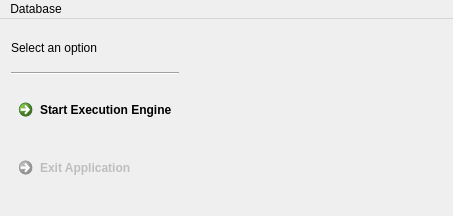
<?xml version="1.0" encoding="UTF-8"?>
<ui version="4.0">
 <class>ExecEngineClass</class>
 <widget class="QMainWindow" name="ExecEngineClass">
  <property name="geometry">
   <rect>
    <x>0</x>
    <y>0</y>
    <width>453</width>
    <height>216</height>
   </rect>
  </property>
  <property name="windowTitle">
   <string>Execution Engine</string>
  </property>
  <widget class="QWidget" name="centralWidget">
   <layout class="QHBoxLayout" name="horizontalLayout_2">
    <item>
     <layout class="QHBoxLayout" name="horizontalLayout">
      <item>
       <layout class="QVBoxLayout" name="verticalLayout">
        <item>
         <widget class="QLabel" name="label_2">
          <property name="sizePolicy">
           <sizepolicy hsizetype="Fixed" vsizetype="Fixed">
            <horstretch>0</horstretch>
            <verstretch>0</verstretch>
           </sizepolicy>
          </property>
          <property name="font">
           <font>
            <pointsize>9</pointsize>
            <weight>50</weight>
            <bold>false</bold>
           </font>
          </property>
          <property name="text">
           <string>Select an option</string>
          </property>
         </widget>
        </item>
        <item>
         <widget class="Line" name="line">
          <property name="orientation">
           <enum>Qt::Horizontal</enum>
          </property>
         </widget>
        </item>
        <item>
         <widget class="QCommandLinkButton" name="cmdStartEngine">
          <property name="sizePolicy">
           <sizepolicy hsizetype="Fixed" vsizetype="Fixed">
            <horstretch>0</horstretch>
            <verstretch>0</verstretch>
           </sizepolicy>
          </property>
          <property name="text">
           <string>Start Execution Engine</string>
          </property>
         </widget>
        </item>
        <item>
         <widget class="QCommandLinkButton" name="commandLinkButton_3">
          <property name="enabled">
           <bool>false</bool>
          </property>
          <property name="sizePolicy">
           <sizepolicy hsizetype="Fixed" vsizetype="Fixed">
            <horstretch>0</horstretch>
            <verstretch>0</verstretch>
           </sizepolicy>
          </property>
          <property name="text">
           <string>Exit Application</string>
          </property>
         </widget>
        </item>
       </layout>
      </item>
      <item>
       <widget class="QFrame" name="frame">
        <property name="sizePolicy">
         <sizepolicy hsizetype="Preferred" vsizetype="Preferred">
          <horstretch>0</horstretch>
          <verstretch>0</verstretch>
         </sizepolicy>
        </property>
        <property name="minimumSize">
         <size>
          <width>230</width>
          <height>0</height>
         </size>
        </property>
        <property name="frameShape">
         <enum>QFrame::NoFrame</enum>
        </property>
        <property name="frameShadow">
         <enum>QFrame::Plain</enum>
        </property>
        <widget class="QLabel" name="label">
         <property name="enabled">
          <bool>true</bool>
         </property>
         <property name="geometry">
          <rect>
           <x>10</x>
           <y>20</y>
           <width>250</width>
           <height>150</height>
          </rect>
         </property>
         <property name="sizePolicy">
          <sizepolicy hsizetype="Fixed" vsizetype="Fixed">
           <horstretch>0</horstretch>
           <verstretch>0</verstretch>
          </sizepolicy>
         </property>
         <property name="minimumSize">
          <size>
           <width>250</width>
           <height>150</height>
          </size>
         </property>
         <property name="maximumSize">
          <size>
           <width>10</width>
           <height>10</height>
          </size>
         </property>
         <property name="frameShape">
          <enum>QFrame::NoFrame</enum>
         </property>
         <property name="frameShadow">
          <enum>QFrame::Plain</enum>
         </property>
         <property name="text">
          <string/>
         </property>
         <property name="textFormat">
          <enum>Qt::AutoText</enum>
         </property>
         <property name="pixmap">
          <pixmap resource="ExecEngine.qrc">:/ExecEngine/r2-logo.png</pixmap>
         </property>
         <property name="scaledContents">
          <bool>true</bool>
         </property>
         <property name="alignment">
          <set>Qt::AlignLeading|Qt::AlignLeft|Qt::AlignTop</set>
         </property>
         <property name="wordWrap">
          <bool>false</bool>
         </property>
         <property name="indent">
          <number>30</number>
         </property>
        </widget>
       </widget>
      </item>
      <item>
       <spacer name="horizontalSpacer">
        <property name="orientation">
         <enum>Qt::Horizontal</enum>
        </property>
        <property name="sizeHint" stdset="0">
         <size>
          <width>40</width>
          <height>20</height>
         </size>
        </property>
       </spacer>
      </item>
     </layout>
    </item>
   </layout>
  </widget>
  <widget class="QMenuBar" name="menuBar">
   <property name="geometry">
    <rect>
     <x>0</x>
     <y>0</y>
     <width>453</width>
     <height>18</height>
    </rect>
   </property>
   <widget class="QMenu" name="menuDatabase">
    <property name="title">
     <string>Database</string>
    </property>
    <addaction name="actionClear_Trades"/>
    <addaction name="actionClear_Orders"/>
   </widget>
   <addaction name="menuDatabase"/>
  </widget>
  <action name="actionClear_Trades">
   <property name="text">
    <string>Clear Trades</string>
   </property>
  </action>
  <action name="actionClear_Orders">
   <property name="text">
    <string>Clear Orders</string>
   </property>
  </action>
 </widget>
 <layoutdefault spacing="6" margin="11"/>
 <resources>
  <include location="ExecEngine.qrc"/>
  <include location="../WOPR/Wopr.qrc"/>
  <include location="ExecEngine.qrc"/>
 </resources>
 <connections/>
</ui>
